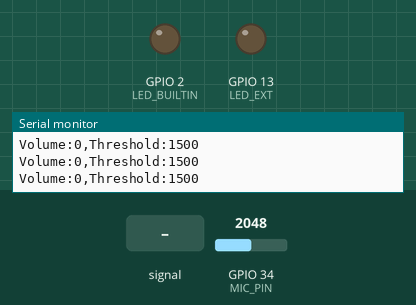
A sketch run on a simulated ESP32. Shown: output pins drawn as LEDs (lit = HIGH), the last lines printed to the serial monitor. The inputs (shaded band) are chosen by the test bench; at power-on: GPIO 34 (MIC_PIN) = 2048.

Above: at 1.2 s.
1.3 s: GPIO 34 (MIC_PIN) fed a 200 Hz sine of ±1023 counts around its level
At 2.5 s:
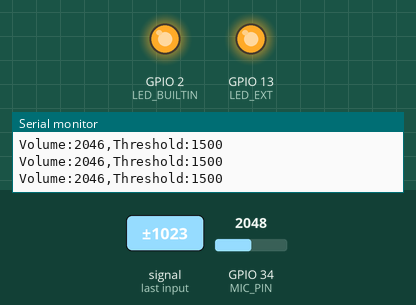
2.8 s: GPIO 34 (MIC_PIN) set to 1460
At 3.8 s:
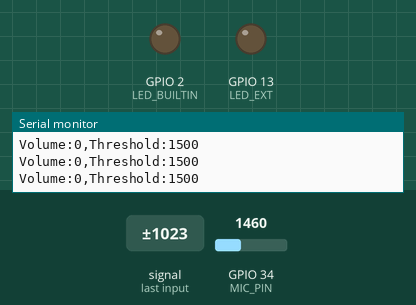
Timing chart, 0 to 5.8 s (numbered marks = the images above; inputs shaded):
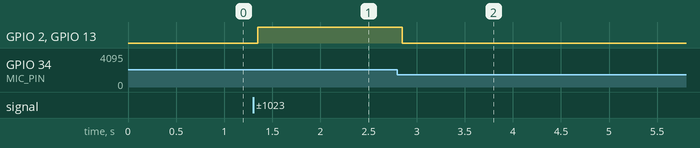

The sketch:

Detecting-loud-noise-with-max4466-and-ESP32.ino
```cpp
#define MIC_PIN 34
#define LED_BUILTIN 2
#define LED_EXT 13
#define SAMPLE_WINDOW 50

int threshold = 1500;

void setup() {
  Serial.begin(115200);

  pinMode(MIC_PIN, INPUT);
  pinMode(LED_BUILTIN, OUTPUT);
  pinMode(LED_EXT, OUTPUT);

  analogSetAttenuation(ADC_11db);
}

void loop() {
  unsigned long startMillis = millis();
  unsigned int signalMax = 0;
  unsigned int signalMin = 4095;

  // Sampling process
  while (millis() - startMillis < SAMPLE_WINDOW)
  {
     int sample = analogRead(MIC_PIN);

     if (sample < 4095)
     {
        if (sample > signalMax) signalMax = sample;
        else if (sample < signalMin) signalMin = sample;
     }
  }

  int peakToPeak = signalMax - signalMin;

  if (peakToPeak > threshold) {
     digitalWrite(LED_BUILTIN, HIGH);
     digitalWrite(LED_EXT, HIGH);
  } else {
     digitalWrite(LED_BUILTIN, LOW);
     digitalWrite(LED_EXT, LOW);
  }
  Serial.print("Volume:"); Serial.print(peakToPeak);
  Serial.print(",Threshold:"); Serial.println(threshold);
}
```

Measured:
- after the input at 1.3 s, GPIO 2 (LED_BUILTIN), GPIO 13 (LED_EXT): LOW → HIGH after 0.05 s
- after the input at 2.8 s, GPIO 2 (LED_BUILTIN), GPIO 13 (LED_EXT): HIGH → LOW after 0.05 s
